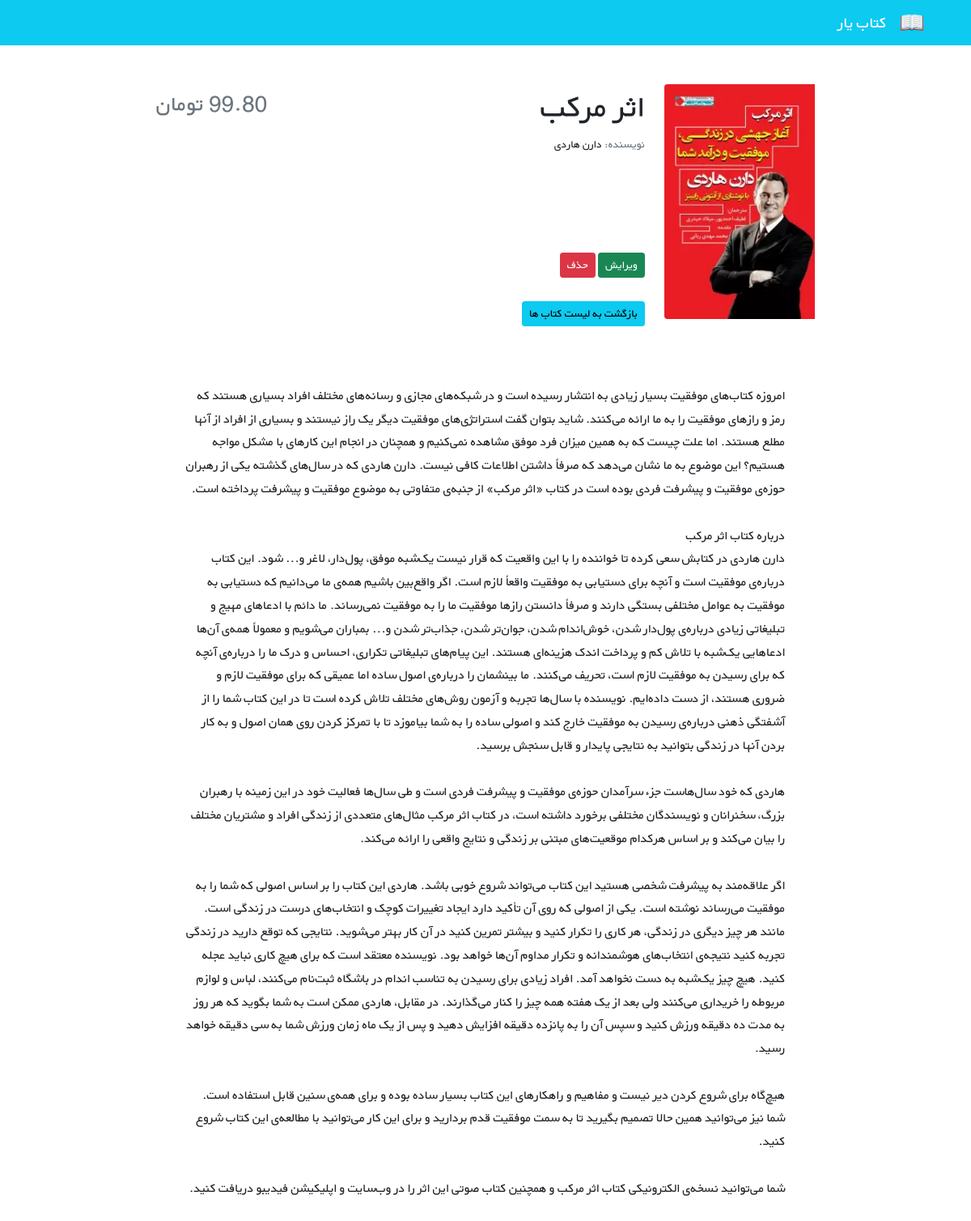
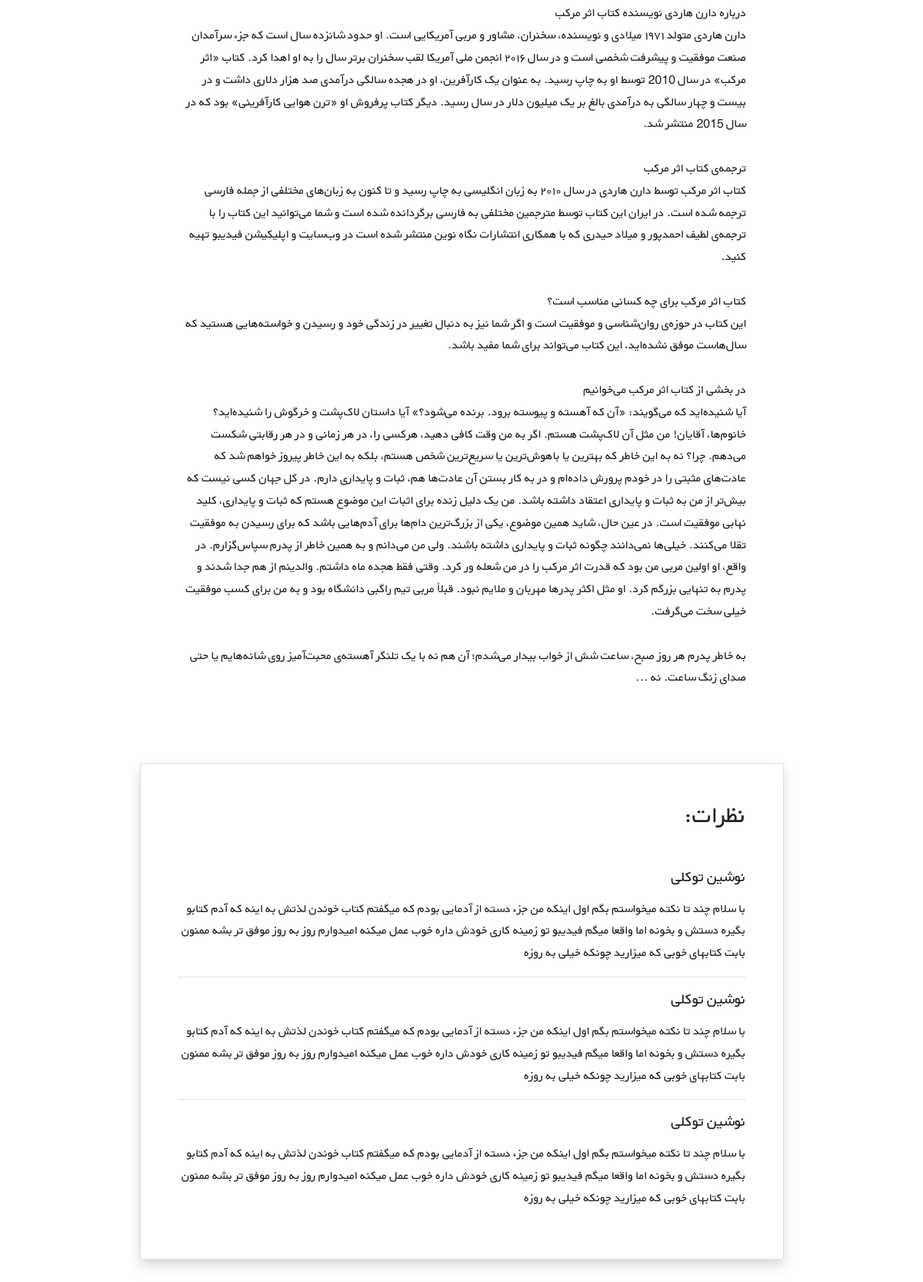
The page /books/2/ (upper part) on the database its author committed (2 pictures, top to bottom).
### books/models.py (models this page shows, shortened)
class Book (models.Model):
    title = models.CharField(max_length=200)
    description = models.TextField()
    author = models.CharField(max_length=200)
    price = models.DecimalField(max_digits=5, decimal_places=2, )
    date_time_create = models.DateTimeField(auto_now_add=True)
    date_time_modify = models.DateTimeField(auto_now=True)
    cover = models.ImageField(upload_to='covers/', blank=True)

### books/views.py (the view)
# urls.py: path('<int:pk>/', views.BookDetailView.as_view(), name='book_detail', ),
class BookDetailView(generic.DetailView):
    model = Book
    template_name = 'book/book_detail.html'

### books/templates/book/book_detail.html (shortened to what this page needs)
{% extends '_base.html' %}
{% block content %}
    <div class="container mt-5" dir="rtl">
        <div class="">
            <div class="">
                <div class="d-flex justify-content-center">
                    <div class="row w-sm-75 w-100">
                        <div class="col-xs-12 col-md-3 d-flex justify-content-center">
                            <div>
                                {% if book.cover %}
                                    <img src="{{ book.cover.url }}"
                                        class="img-fluid rounded-start" alt="...">
                                {% endif %}
                            </div>
                        </div>
                        <div class="col-xs-12 col-md-6 text-center text-md-end mt-md-1 mt-4">
                            <h1>{{ book.title|capfirst }}</h1>
                            <h5 class="small my-1"><span class="text-muted">نویسنده: </span>{{ book.author }}</h5>
                            <br>
                            <br><br><br>
                            <a href="{% url 'book_update' book.id %} " class="btn btn-sm btn-success">ویرایش</a>
                            <a href="{% url 'book_delete' book.id %} " class="btn btn-sm btn-danger">حذف</a> <br><br>
                            <a href="{% url 'book_list' %} " class="btn btn-sm btn-info">بازگشت به لیست کتاب ها</a>
                        </div>
                        <div class="col-xs-12 col-md-3 d-flex flex-column">
                            <h3 class="align-self-center pt-2 text-muted align-self-md-end">
                                {{book.price}} تومان
                            </h3>
                        </div>
                    </div>
                </div>
                <div class="d-flex justify-content-center">
                    <div class="my-3 p-5 w-sm-75 w-100">
                        <p class="mt-2">{{ book.description |linebreaksbr }}</p>
                    </div>
                </div>
            <div class="d-flex justify-content-center">
                <div class="card shadow my-3 p-5 w-sm-75 w-100">
                    <h2 class="mb-5">نظرات:</h2>
                    <div class="border-bottom mb-3">
                        <h5 class="mb-3">نوشین توکلی</h5>
                        <p>با سلام چند تا نکته میخواستم بگم اول اینکه من جزء دسته از آدمایی بودم که میگفتم کتاب خوندن
                            لذتش
                            به اینه که آدم کتابو بگیره دستش و بخونه اما واقعا میگم فیدیبو تو زمینه کاری خودش داره خوب
                            عمل
                            میکنه امیدوارم روز به روز موفق تر بشه ممنون بابت کتابهای خوبی که میزارید چونکه خیلی به
                            روزه</p>
                    </div>
                    <div class="border-bottom mb-3">
                        <h5 class="mb-3">نوشین توکلی</h5>
                        <p>با سلام چند تا نکته میخواستم بگم اول اینکه من جزء دسته از آدمایی بودم که میگفتم کتاب خوندن
                            لذتش
                            به اینه که آدم کتابو بگیره دستش و بخونه اما واقعا میگم فیدیبو تو زمینه کاری خودش داره خوب
                            عمل
                            میکنه امیدوارم روز به روز موفق تر بشه ممنون بابت کتابهای خوبی که میزارید چونکه خیلی به
                            روزه</p>
                    </div>
                    <div>
                        <h5 class="mb-3">نوشین توکلی</h5>
                        <p>با سلام چند تا نکته میخواستم بگم اول اینکه من جزء دسته از آدمایی بودم که میگفتم کتاب خوندن
                            لذتش
                            به اینه که آدم کتابو بگیره دستش و بخونه اما واقعا میگم فیدیبو تو زمینه کاری خودش داره خوب
                            عمل
                            میکنه امیدوارم روز به روز موفق تر بشه ممنون بابت کتابهای خوبی که میزارید چونکه خیلی به
                            روزه</p>
                    </div>
                </div>
            </div>
            <div class="d-flex justify-content-center">
            </div>
        </div>
    </div>
{% endblock %}

### static/css/style.css (style rules this page uses)
* { font-family: 'BYekan', sans-serif; line-height: 1.8rem; }
@media (min-width: 576px) { .w-sm-75 { width: 75%!important; } }

### rows shown on the page
Book: cover (picture), title "اثر مرکب", author "دارن هاردی", description "امروزه کتاب‌های موفقیت بسیار زیادی به انتشار رسیده است و در شبکه‌های مجازی و رسانه‌های مختلف افراد بسیاری هستند که رمز و رازهای موفقیت را به ما ارائه می‌کنند. شاید بتوان گفت استراتژی‌های موفقیت دیگر یک راز نیستند و بسیاری از افراد از آنها مطلع هستند. اما علت چیست که به همین میزان فرد موفق مشاهده نمی‌کنیم و همچنان در انجام این کارهای با مشکل مواجه هستیم؟ این موضوع به ما نشان می‌دهد که صرفاً داشتن اطلاعات کافی نیست. دارن هاردی که در سال‌های گذشته یکی از رهبران حوزه‌ی موفقیت و پیشرفت فردی بوده است در کتاب «اثر مرکب» از جنبه‌ی متفاوتی به موضوع موفقیت و پیشرفت پرداخته است. درباره کتاب اثر مرکب دارن هاردی در کتابش سعی کرده تا خواننده را با این واقعیت که قرار نیست یک‌شبه موفق، پول‌دار، لاغر و...…"
